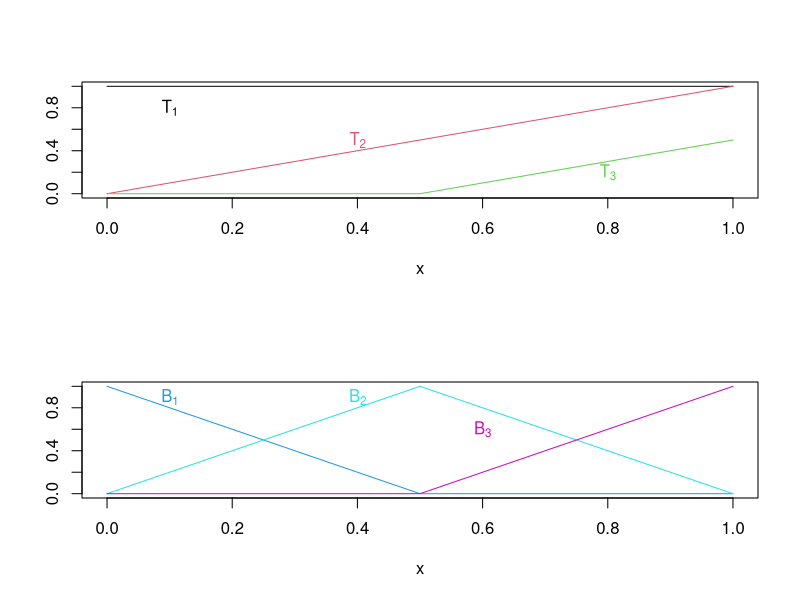
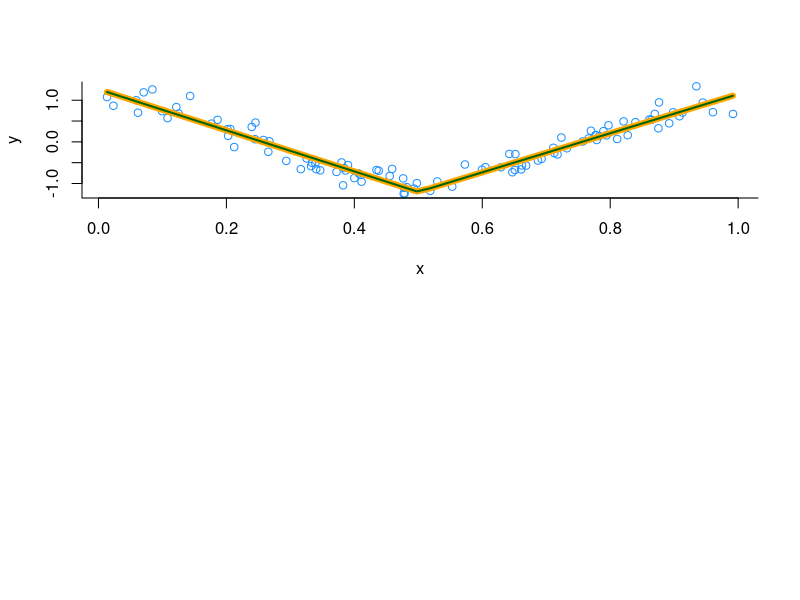

R code for these plots, in order:

#### Exercise 1

# (a)
ng <- 101
xg <- seq(0, 1, length=ng)
T1g <- rep(1, ng)
T2g <- xg
T3g <- (xg - .5)*(xg - .5>0)
B1g <- (1 - 2*xg)*(1 - 2*xg>0)
B2g <- 1 - abs(2*xg - 1)
B3g <- 2*T3g
par(mfrow=c(2,1))
plot(0, type = "n", xlim=c(0,1), ylim=c(0,1), xlab="x", ylab="") #, bty="1")
lines(xg, T1g, col=1)
lines(xg, T2g, col=2)
lines(xg, T3g, col=3)
text(0.1, 0.8, expression(T[1]), col=1)
text(0.4, 0.5, expression(T[2]), col=2)
text(0.8, 0.2, expression(T[3]), col=3)
plot (0, type = "n", xlim=c(0,1), ylim=c(0,1), xlab="x", ylab="") #, bty="1")
lines(xg, B1g, col=4)
lines(xg, B2g, col=5)
lines(xg, B3g, col=6)
text(0.1, 0.9, expression(B[1]), col=4)
text(0.4, 0.9, expression(B[2]), col=5)
text(0.6, 0.6, expression(B[3]), col=6)






## e)

set.seed(1)
n <- 100
x <- sort(runif(n))
y <- cos(2*pi*x) + 0.2*rnorm(n)
plot(x,y,col='dodgerblue', bty='l')
XT <- cbind(rep(1,n), x, (2*x - 1)*(2*x - 1 > 0))
XB <- cbind((1 - 2*x)*(1 - 2*x > 0), 1 - abs(2*x - 1), (2*x - 1)*(2*x - 1 > 0))
fitT <- lm(y~XT-1)
fitB <- lm(y~XB-1)
lines(x, fitted(fitT), col = 'orange', lwd = 6)
lines(x, fitted(fitB), col = 'darkgreen', lwd = 2)
